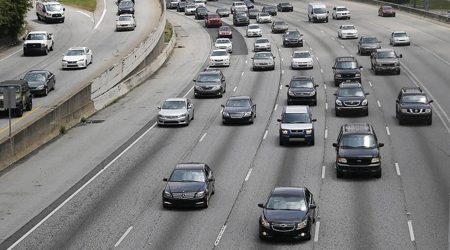
#> input picture Cars/cars2.png, 450 x 250 px, given in place of the camera
$ python webcam_video_car_cascade_detection.py
#> lines starting #> are read from the running program, lines starting #| are printed output that depends on the picture; after the words box and inside, x2 and y2 are one past the last pixel; in counts of white or black regions, pixels touching at a corner belong together
# import required library
import cv2
import numpy as np


# Import video file
cap = cv2.VideoCapture(0)

# Import the cascade classifier
car_cascade_src = 'haarcascade_car.xml'
car_cascade = cv2.CascadeClassifier(car_cascade_src)


while True:
    #reads frames from video
    ret, frames = cap.read()
#> frames is the input picture: shape (250, 450, 3); mean B, G, R 126.4, 126.8, 126.9

    # Video processing to make easier for computer to make the proper detection

    # convert to grayscale of each frames
    grey = cv2.cvtColor(frames,cv2.COLOR_BGR2GRAY)

    # Remove background noise
    blur = cv2.GaussianBlur(grey,(5,5),0)
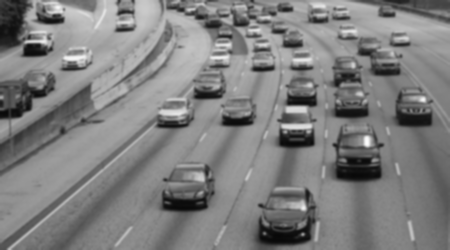
#> blur: shape (250, 450); min 8, max 251, mean 126.8

    # Dilate the image
    dilated = cv2.dilate(blur,np.ones((3,3)))
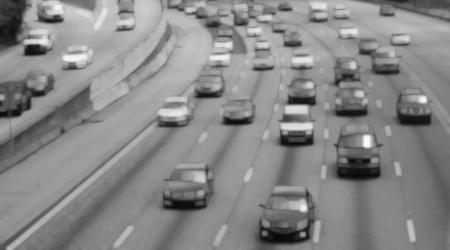
#> dilated: shape (250, 450); min 9, max 251, mean 135.7

    kernel = cv2.getStructuringElement(cv2.MORPH_ELLIPSE, (2, 2))
    closing = cv2.morphologyEx(dilated, cv2.MORPH_CLOSE, kernel)
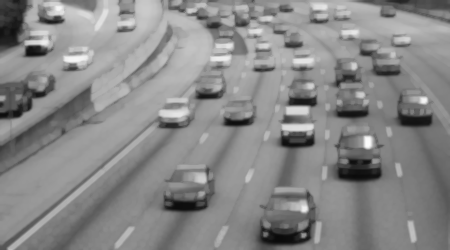
#> closing: shape (250, 450); min 9, max 251, mean 136
    cars = car_cascade.detectMultiScale(closing, 1.1, 1)
#> cars = 21 rows, first 6: [376, 1, 23, 23], [245, 24, 20, 20], [250, 35, 25, 25], [307, 4, 27, 27], [196, 10, 28, 28], [224, 32, 30, 30]

    # To draw a rectangle in each cars
    for (x,y,w,h) in cars:
         cv2.rectangle(frames,(x,y),(x+w,y+h),(0,255,0),2)
         font = cv2.FONT_HERSHEY_DUPLEX
         cv2.putText(frames, 'Car', (x + 6, y - 6), font, 0.5, (0, 255, 0), 1)

         # Display frames in a window
         cv2.imshow('Car Detection', frames)
#> this loop made 21 passes
#> (x, y, w, h) on passes 1 to 12: (376, 1, 23, 23), (245, 24, 20, 20), (250, 35, 25, 25), (307, 4, 27, 27), (196, 10, 28, 28), (224, 32, 30, 30), (35, 2, 30, 30), (273, 18, 42, 42), (14, 26, 42, 42), (52, 44, 39, 39), (209, 89, 53, 53), (237, 37, 51, 51)
#> pass 1, `cv2.imshow('Car Detection', frames)`:
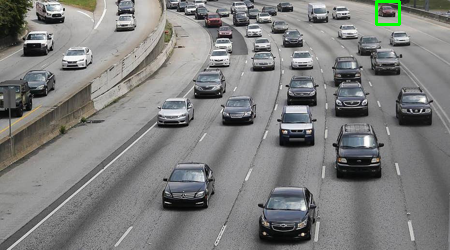
#> window 'Car Detection': shape (250, 450, 3); mean B, G, R 126.1, 127.1, 126.6
#> pass 2, `cv2.imshow('Car Detection', frames)`:
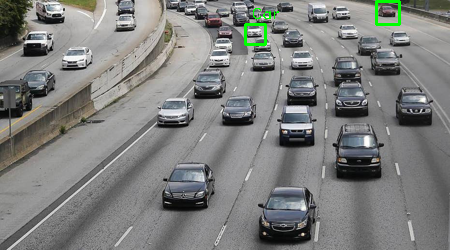
#> window 'Car Detection': shape (250, 450, 3); mean B, G, R 125.6, 127.4, 126.2
#> after the loop:
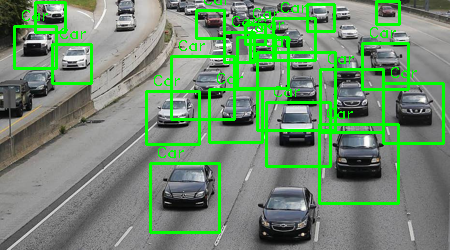
#> frames: shape (250, 450, 3); 10.79% of pixels changed, all inside (x1, y1, x2, y2) = (13, 0, 445, 234)

         # Wait for Enter key to stop
    if cv2.waitKey(33) == 13:
#> (key Esc is pressed here)
        break

cap.release()
cv2.destroyAllWindows()
